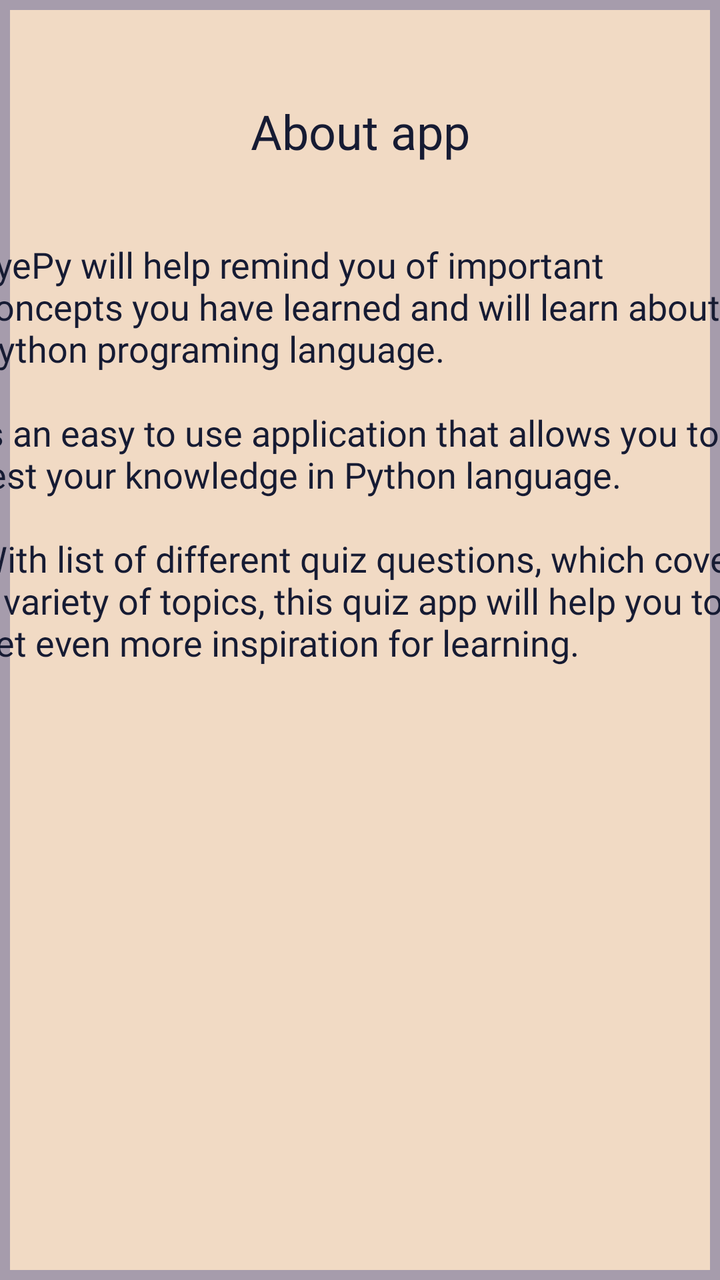
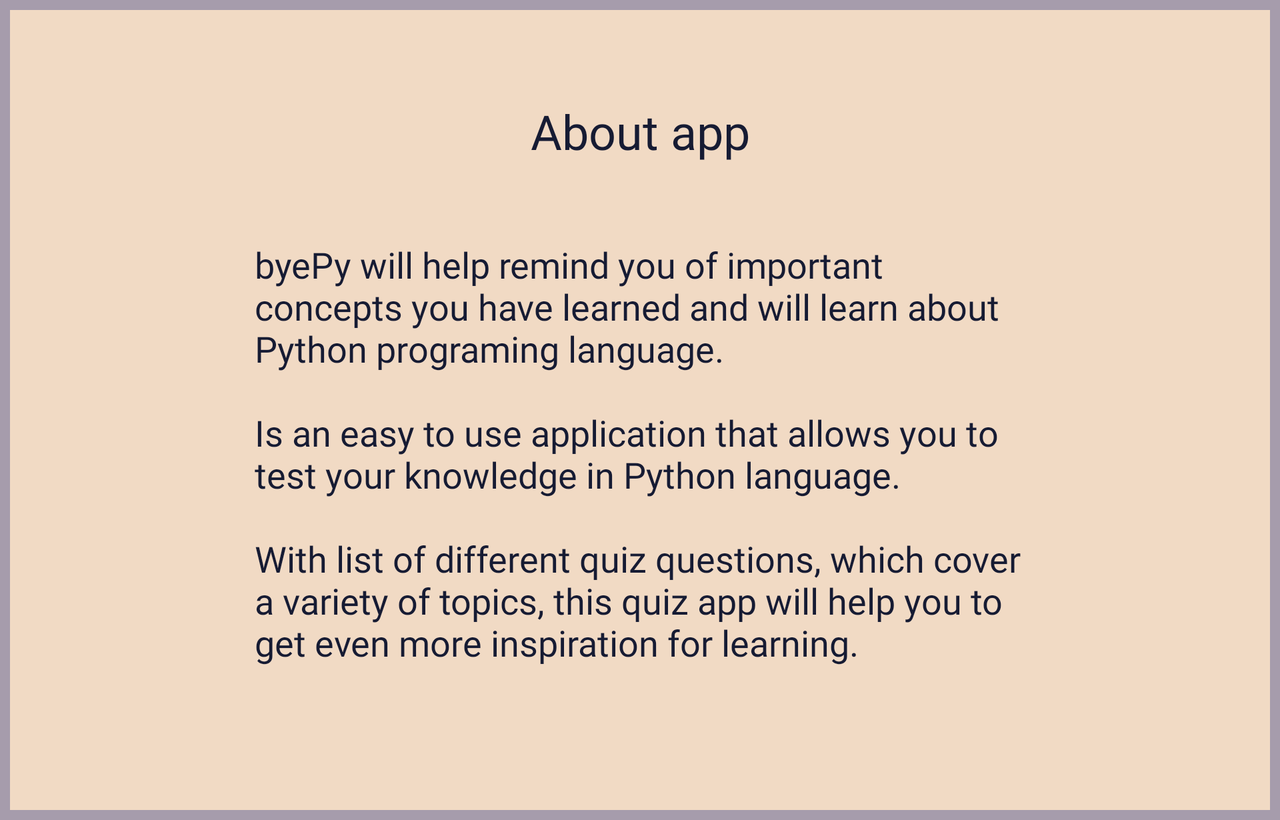

Two renders of one Android screen. The first uses the default layout on a phone; the second uses the alternative layout the repository ships for a different screen configuration, on a matching device. The two XML files are below.
<!-- AndroidManifest.xml: application theme AppTheme -->
<!-- res/layout/fragment_about.xml -->
<?xml version="1.0" encoding="utf-8"?>
<FrameLayout xmlns:android="http://schemas.android.com/apk/res/android"
    xmlns:tools="http://schemas.android.com/tools"
    android:layout_width="match_parent"
    android:layout_height="match_parent"
    android:background="@drawable/border"
    tools:context=".AboutFragment">

    <TextView
        android:id="@+id/aboutTitle"
        android:layout_width="148dp"
        android:layout_height="71dp"
        android:layout_gravity="center_horizontal"
        android:layout_marginTop="30dp"
        android:gravity="center"
        android:text="@string/about"
        android:textColor="@color/colorPrimary"
        android:textSize="24sp" />

    <TextView
        android:id="@+id/aboutDesc"
        android:layout_width="385dp"
        android:layout_height="wrap_content"
        android:layout_gravity="center_horizontal"
        android:layout_marginTop="120dp"
        android:text="@string/aboutDesc"
        android:textColor="@color/colorPrimary"
        android:textSize="18sp" />

</FrameLayout>
<!-- resources referenced by this layout -->
<resources>
  <color name="colorPrimary">#161B33</color>
  <!-- drawable border (drawable) -->
  <?xml version="1.0" encoding="utf-8"?>
  <layer-list xmlns:android="http://schemas.android.com/apk/res/android">
      <item>
          <shape android:shape="rectangle">
              <solid android:color="@color/accent2" />
          </shape>
      </item>
      <item android:left="5dp" android:right="5dp"  android:top="5dp" android:bottom="5dp" >
          <shape android:shape="rectangle">
              <solid android:color="@color/background" />
          </shape>
      </item>
  </layer-list>
  <string name="about">About app</string>
  <string name="aboutDesc">
      byePy will help remind you of important concepts you have learned and will learn about Python programing language.
          \n\nIs an easy to use application that allows you to test your knowledge in Python language. \n\nWith list of different quiz questions,
          which cover a variety of topics, this quiz app will help you to get even more inspiration for learning.</string>
  <style name="AppTheme" parent="Theme.AppCompat.Light.DarkActionBar">
          
          <item name="colorPrimary">@color/colorPrimary</item>
          <item name="colorPrimaryDark">@color/colorPrimaryDark</item>
          <item name="colorAccent">@color/colorAccent</item>
          <item name="fontFamily">@font/maven_pro</item>
          <item name="android:itemBackground">@color/colorPrimary</item>
      </style>
  <color name="accent2">#A69CAC</color>
  <color name="background">#F1DAC4</color>
  <color name="colorPrimaryDark">#0D0C1D</color>
  <color name="colorAccent">#474973</color>
</resources>
<!-- res/layout-land/fragment_about.xml (the repository's variant of the layout above) -->
<!-- drawn on the phone turned sideways -->
<?xml version="1.0" encoding="utf-8"?>
<ScrollView
    android:layout_width="match_parent"
    android:layout_height="match_parent"
    android:background="@drawable/border"
    android:fillViewport="true"
    xmlns:android="http://schemas.android.com/apk/res/android">
    <FrameLayout xmlns:android="http://schemas.android.com/apk/res/android"
        xmlns:tools="http://schemas.android.com/tools"
        android:layout_width="match_parent"
        android:layout_height="wrap_content"
        android:background="@drawable/border"
        tools:context=".AboutFragment">

    <TextView
        android:id="@+id/aboutTitle"
        android:layout_width="148dp"
        android:layout_height="71dp"
        android:layout_gravity="center_horizontal"
        android:layout_marginTop="30dp"
        android:gravity="center"
        android:text="@string/about"
        android:textColor="@color/colorPrimary"
        android:textSize="24sp" />

    <TextView
        android:id="@+id/aboutDesc"
        android:layout_width="385dp"
        android:layout_height="290dp"
        android:layout_gravity="center_horizontal"
        android:layout_marginTop="120dp"
        android:text="@string/aboutDesc"
        android:textColor="@color/colorPrimary"
        android:textSize="18sp" />

</FrameLayout>
</ScrollView>
